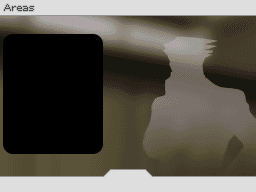
#> input picture arm9/gfx/bg_areas.png, 256 x 192 px
$ python -i 'AO NDS converter.py'   (imports and definitions only)
#> lines starting #> are read from the running program, lines starting #| are printed output that depends on the picture
import os
import subprocess
import math
import configparser

from PIL import Image
import requests

import images

# [134 lines not run here, left out]

# frames: [[PIL.Image, ms_duration], [PIL.Image, ms_duration], [PIL.Image, ms_duration]...]
# [105 lines left out: function convertEmoteFrames, not called in this run]

def convertCharIcon(sourceFile, targetFile):
#> called with sourceFile = '../arm9/gfx/bg_areas.png', targetFile = 'out.png'
    img = Image.open(sourceFile).convert("RGBA").resize((38, 38)).crop((0, 0, 64, 64))
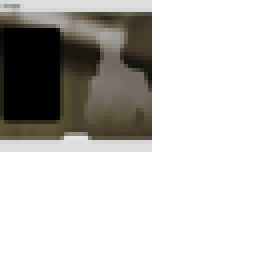
#> img: PIL image 64x64 RGBA (shown 4 times larger); mean R, G, B, A 31.8, 30.3, 27.3, 89.9; transparent parts drawn white
    pix = img.load()
    for x in range(img.size[0]):
        for y in range(img.size[1]):
            if pix[x, y][3] == 0:
                pix[x, y] = (255, 0, 255, 255)

    img.save("temp.png")
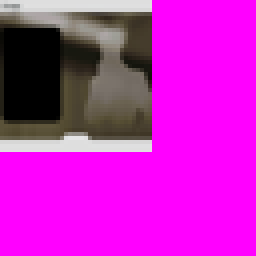
#> saved as temp.png: PIL image 64x64 RGBA (shown 4 times larger); mean R, G, B, A 196.9, 30.3, 192.4, 255
    img.close()

    no_ext_file = os.path.splitext(targetFile)[0]

    # 8-bit tiles, #FF00FF transparency color, export to .img.bin, don't generate .h file, exclude map data, metatile height and width
#> (the run stopped early here; a loop or call above may not have finished)

$ run again, on arm9/gfx/bg_charSelect.png
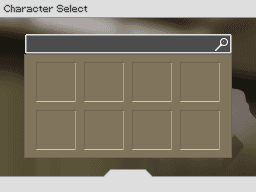
#> input picture arm9/gfx/bg_charSelect.png, 256 x 192 px
#> in convertCharIcon, `img = Image.open(sourceFile).convert("RGBA").resize((38, 38)).crop((0,..`:
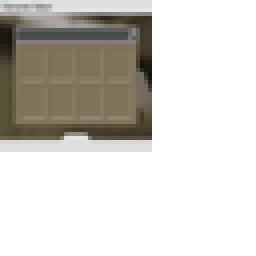
#> img: PIL image 64x64 RGBA (shown 4 times larger); mean R, G, B, A 45.5, 42.9, 37.6, 89.9; transparent parts drawn white
#> in convertCharIcon, `img.save("temp.png")`:
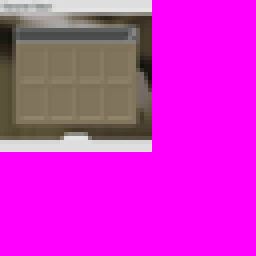
#> saved as temp.png: PIL image 64x64 RGBA (shown 4 times larger); mean R, G, B, A 210.6, 42.9, 202.7, 255
